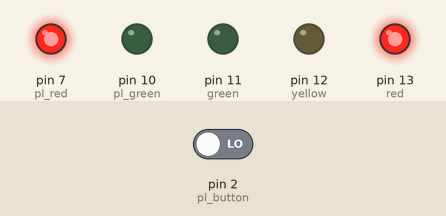
Simulated run of this sketch. Board: Arduino Uno, built with avr-gcc and run on an emulated ATmega328P. On the bench: output pins drawn as LEDs (lit = HIGH). The inputs (shaded band) are chosen by the test bench; at power-on: pin 2 (pl_button) LOW.

Above: at 1.2 s.
1.3 s: pin 2 (pl_button) driven HIGH
At 7.4 s:
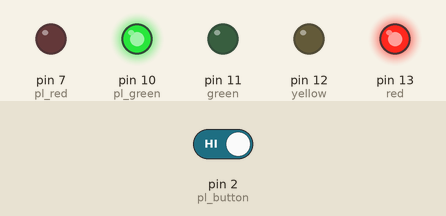
15.3 s: pin 2 (pl_button) driven LOW
At 16.7 s:
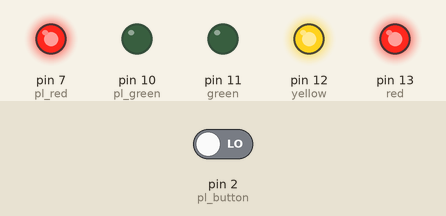
At 19.4 s:
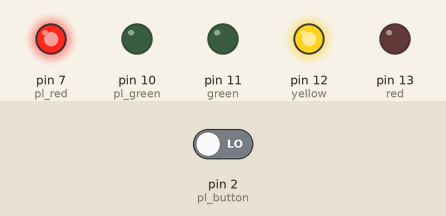
Timing chart, 0 to 21.5 s (numbered marks = the images above; inputs shaded):
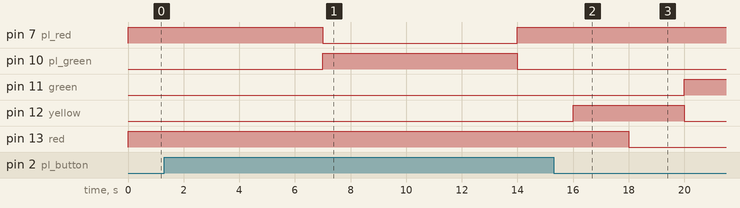

Measured:
- after the input at 1.3 s, pin 7 (pl_red): HIGH → LOW after 5.7 s, → HIGH 7.0 s later; pin 10 (pl_green): LOW → HIGH after 5.7 s, → LOW 7.0 s later
- after the input at 15.3 s, pin 7 (pl_red): stays HIGH (without the input it goes to LOW after 13.7 s); pin 10 (pl_green): stays LOW (without the input it goes to HIGH after 13.7 s); pin 11 (green): goes on until 20.0 s, then stays HIGH; pin 12 (yellow): goes on until 20.0 s, then stays LOW; pin 13 (red): goes on until 18.0 s, then stays LOW

The sketch:

traffic_light_controller.ino
```cpp
int red = 13;
int yellow = 12;
int green = 11;

int pl_green = 10;
int pl_red = 7;
int pl_button = 2;

int button_state = LOW;

void setup() {
  pinMode(red, OUTPUT);
  pinMode(yellow, OUTPUT);
  pinMode(green, OUTPUT);

  pinMode(pl_green, OUTPUT);
  pinMode(pl_red, OUTPUT);
  pinMode(pl_button, INPUT);
}

void loop() {
  // RED
  digitalWrite(red, HIGH);
  digitalWrite(yellow, LOW);
  digitalWrite(green, LOW);

  digitalWrite(pl_red, HIGH);
  digitalWrite(pl_green, LOW);

  delay(5000);

  button_state = digitalRead(pl_button);

  switch (button_state) {
    case HIGH:
      pedestrianCrossing();
      break;

    case LOW:
      break;
  }

  // YELLOW
  digitalWrite(red, HIGH);
  delay(2000);
  digitalWrite(yellow, HIGH);
  delay(2000);
  digitalWrite(red, LOW);
  digitalWrite(yellow, HIGH);
  delay(2000); // yellow totally will be high for 4seconds.


  // GREEN
  button_state = digitalRead(pl_button);
  switch (button_state) {
    case LOW:
      digitalWrite(yellow, LOW);
      digitalWrite(green, HIGH);
      delay(7000);
    case HIGH:
      digitalWrite(yellow, LOW);
      digitalWrite(green, HIGH);
      delay(5000);
  }

  button_state = digitalRead(pl_button);

  switch (button_state) {
    case HIGH:
      digitalWrite(green, LOW);
      digitalWrite(yellow, HIGH);
      delay(2000);
      pedestrianCrossing();
      break;

    case LOW:
      digitalWrite(green, LOW);
      digitalWrite(yellow, HIGH);
      delay(2000);
      break;
  }
}

void pedestrianCrossing() {
  // Vehicles stop
  digitalWrite(green, LOW);
  digitalWrite(yellow, LOW);
  digitalWrite(red, HIGH);

  // Pedestrians will be waiting for 2 seconds
  digitalWrite(pl_red, HIGH);
  digitalWrite(pl_green, LOW);
  delay(2000);

  // Pedestrians cross for 7 seconds
  digitalWrite(pl_red, LOW);
  digitalWrite(pl_green, HIGH);
  delay(7000);

  // Pedestrians stop
  digitalWrite(pl_green, LOW);
  digitalWrite(pl_red, HIGH);
}
```
